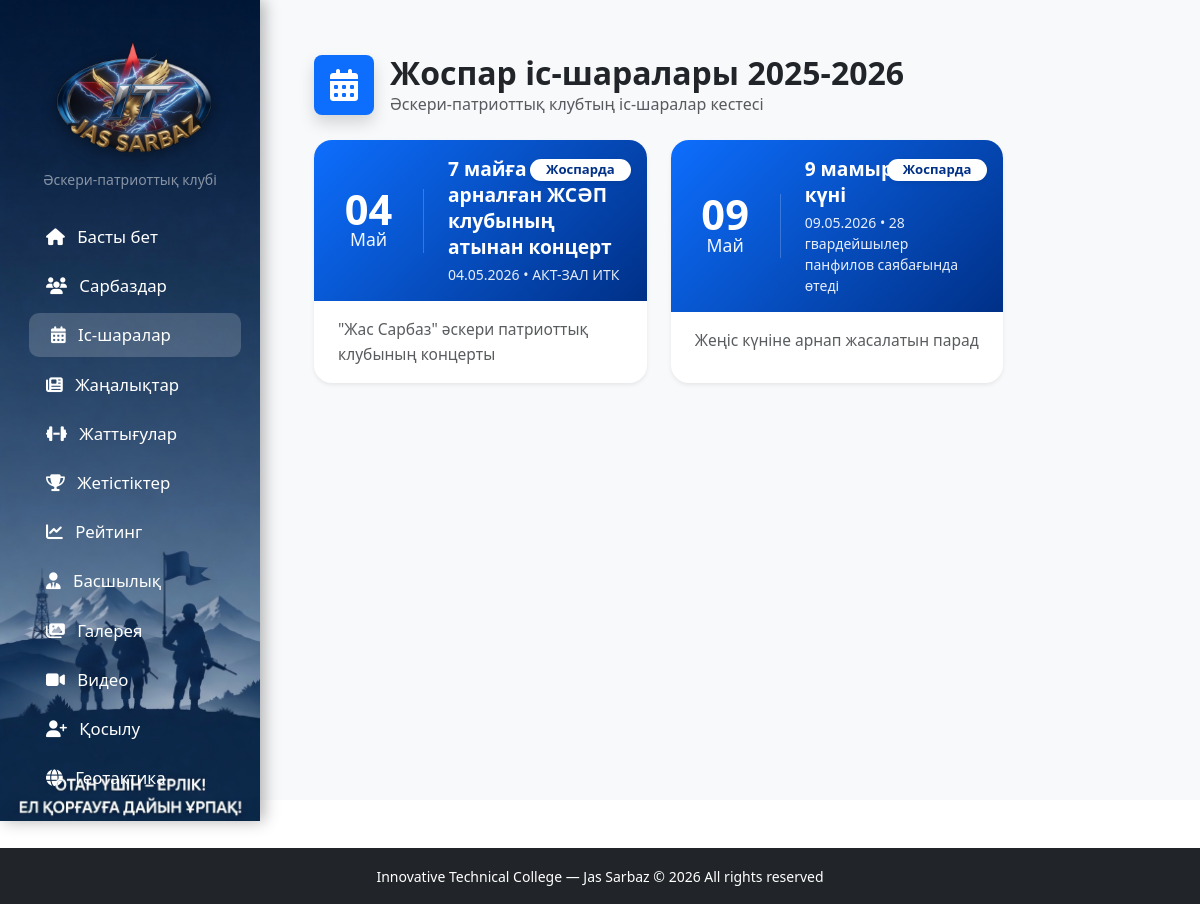
Screenshot of /events/ with the database file from the repository.
### core/models.py (models this page shows, shortened)
class Event(models.Model):
    STATUS_CHOICES = [
        ('upcoming', 'Жоспарда'),
        ('done', 'Орындалды'),
    ]
    title = models.CharField("Название мероприятия", max_length=200)
    date = models.DateField()
    description = models.TextField()
    location = models.CharField(max_length=200, blank=True, verbose_name="Место проведения")
    is_completed = models.BooleanField(default=False)
    status = models.CharField(
        max_length=20,
        choices=STATUS_CHOICES,
        default='upcoming',
        verbose_name="Статус"
    )

### core/views.py (the view)
# urls.py: path('events/', views.events, name='events'),
def events(request):
    events_list = Event.objects.all().order_by('date')
    return render(request, 'core/events.html', {'events': events_list})

### templates/core/events.html (shortened to what this page needs)
{% extends 'core/base.html' %}
{% block content %}
<div class="container-fluid px-4 py-4">
    <div class="d-flex align-items-center mb-4">
        <div class="bg-primary text-white rounded-3 d-flex align-items-center justify-content-center me-3 shadow"
             style="width: 60px; height: 60px;">
            <i class="fas fa-calendar-alt fa-2x"></i>
        </div>
        <div>
            <h2 class="fw-bold mb-0">Жоспар іс-шаралары 2025-2026</h2>
            <p class="text-muted mb-0">Әскери-патриоттық клубтың іс-шаралар кестесі</p>
        </div>
    </div>
    <div class="row g-4">
        {% for event in events %}
        <div class="col-lg-6 col-xl-5">
            <div class="card border-0 shadow-sm h-100" style="border-radius: 18px; overflow: hidden;">
                <div class="d-flex align-items-center p-0 position-relative"
                     style="background: linear-gradient(135deg, #0d6efd, #003087); color: white; min-height: 92px;">
                    <div class="text-center px-4" style="min-width: 110px; border-right: 1px solid rgba(255,255,255,0.2);">
                        <div class="fw-bold" style="font-size: 2.6rem; line-height: 1;">{{ event.date|date:"d" }}</div>
                        <div style="font-size: 1.1rem; opacity: 0.95; margin-top: -4px;">
                            {{ event.date|date:"M" }}
                        </div>
                    </div>
                    <div class="flex-grow-1 px-4 py-3">
                        <div class="fw-bold" style="font-size: 1.2rem; line-height: 1.35;">
                            {{ event.title }}
                        </div>
                        <div class="small mt-1" style="opacity: 0.9;">
                            {{ event.date|date:"d.m.Y" }} • {{ event.location }}
                        </div>
                    </div>
                    <div class="position-absolute" style="top: 16px; right: 16px;">
                        {% if event.status == 'upcoming' %}
                            <span class="badge px-3 py-1 shadow-sm"
                                  style="background: #ffffff; color: #003087; font-size: 0.82rem; font-weight: 600; border-radius: 50px;">
                                Жоспарда
                            </span>
                        {% elif event.status == 'done' %}
                            <span class="badge px-3 py-1 shadow-sm"
                                  style="background: #198754; color: white; font-size: 0.82rem; font-weight: 600; border-radius: 50px;">
                                Орындалды
                            </span>
                        {% endif %}
                    </div>
                </div>
                <div class="card-body px-4 py-3.5">
                    <p class="text-muted mb-0" style="font-size: 0.97rem; line-height: 1.6;">
                        {{ event.description|truncatechars:140 }}
                    </p>
                </div>
            </div>
        </div>
        {% empty %}
        <div class="col-12 text-center py-5">
            <i class="fas fa-calendar-times fa-4x text-muted mb-3"></i>
            <h5 class="text-muted">Іс-шаралар әлі қосылмаған</h5>
        </div>
        {% endfor %}
    </div>
</div>
{% endblock %}

### rows the page displays
Event: date "04", date "Май", title "7 майға арналған ЖСӘП клубының атынан концерт", date "04.05.2026", location "АКТ-ЗАЛ ИТК", status "Жоспарда", description "\"Жас Сарбаз\" әскери патриоттық клубының концерты"
Event: date "09", date "Май", title "9 мамыр Жеңіс күні", date "09.05.2026", location "28 гвардейшылер панфилов саябағында өтеді", status "Жоспарда", description "Жеңіс күніне арнап жасалатын парад"
